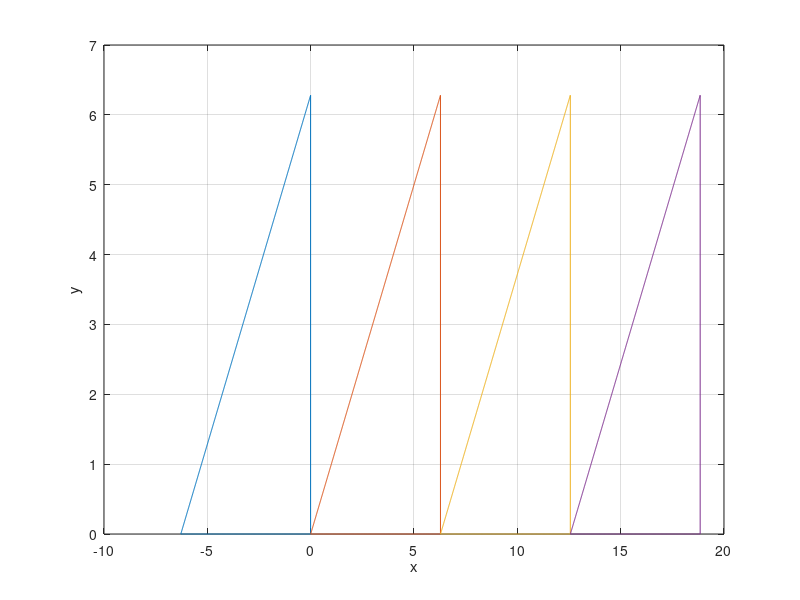

MATLAB code to generate this figure:
clear, clf, hold off; n=0; h=1;
% Condiciones Iniciales
t=0; x=0; v=1.0; tfin = 20; t=0;
% Inicio de la Simulacion
for t=0:(2*pi):tfin
    n=0;
    px=[]; py=[]; pz=[];
    for ix=-(2*pi):0.01:0
        x = ix+v*t;
        n = n + 1;
        y = (x-v*t) + 2*pi;  % Suma 2π para subir la línea diagonal
        px(n)=x;
        py(n)=y;
    end
    for ix=px(n):-0.01:px(n)-(2*pi)
        x = ix;
        n = n + 1;
        y = 0;  % Cambio de -(2*pi) a 0 para estar en el eje x
        px(n)=x;
        py(n)=y;
    end
     plot(px,py); grid on; xlabel('x'); ylabel('y'); hold on
     pause(0.2)
end
